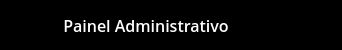
     <widget class="QFrame" name="main_header">
      <property name="maximumSize">
       <size>
        <width>16777215</width>
        <height>50</height>
       </size>
      </property>
      <property name="styleSheet">
       <string notr="true">QFrame{
	border-bottom: 1px solid #000;
	
	background-color: rgb(0, 0, 0);
}</string>
      </property>
      <property name="frameShape">
       <enum>QFrame::WinPanel</enum>
      </property>
      <property name="frameShadow">
       <enum>QFrame::Raised</enum>
      </property>
      <layout class="QHBoxLayout" name="horizontalLayout_2">
       <property name="spacing">
        <number>0</number>
       </property>
       <property name="leftMargin">
        <number>0</number>
       </property>
       <property name="topMargin">
        <number>0</number>
       </property>
       <property name="rightMargin">
        <number>0</number>
       </property>
       <property name="bottomMargin">
        <number>0</number>
       </property>
       <item>
        <widget class="QFrame" name="tittle_bar_container">
         <property name="frameShape">
          <enum>QFrame::StyledPanel</enum>
         </property>
         <property name="frameShadow">
          <enum>QFrame::Raised</enum>
         </property>
         <layout class="QHBoxLayout" name="horizontalLayout_5">
          <property name="spacing">
           <number>0</number>
          </property>
          <property name="leftMargin">
           <number>0</number>
          </property>
          <property name="topMargin">
           <number>0</number>
          </property>
          <property name="rightMargin">
           <number>0</number>
          </property>
          <property name="bottomMargin">
           <number>0</number>
          </property>
          <item>
           <widget class="QFrame" name="left_menu_toggle">
            <property name="minimumSize">
             <size>
              <width>50</width>
              <height>0</height>
             </size>
            </property>
            <property name="maximumSize">
             <size>
              <width>50</width>
              <height>16777215</height>
             </size>
            </property>
            <property name="styleSheet">
             <string notr="true">QFrame{
	background-color: #000;
}
QPushButton{
	padding: 5px 10px;
	border: none;
	border-radius: 5px;
	background-color: #000;
	color: #fff;
}
QPushButton:hover{
	background-color: rgb(0, 92, 157);
}</string>
            </property>
            <property name="frameShape">
             <enum>QFrame::StyledPanel</enum>
            </property>
            <property name="frameShadow">
             <enum>QFrame::Raised</enum>
            </property>
            <layout class="QHBoxLayout" name="horizontalLayout_4">
             <property name="spacing">
              <number>0</number>
             </property>
             <property name="leftMargin">
              <number>0</number>
             </property>
             <property name="topMargin">
              <number>0</number>
             </property>
             <property name="rightMargin">
              <number>0</number>
             </property>
             <property name="bottomMargin">
              <number>0</number>
             </property>
            </layout>
           </widget>
          </item>
          <item>
           <widget class="QFrame" name="tittle_bar">
            <property name="styleSheet">
             <string notr="true">QLabel{
	color: #fff;
}</string>
            </property>
            <property name="frameShape">
             <enum>QFrame::StyledPanel</enum>
            </property>
            <property name="frameShadow">
             <enum>QFrame::Raised</enum>
            </property>
            <layout class="QVBoxLayout" name="verticalLayout_9">
             <item>
              <widget class="QLabel" name="label_6">
               <property name="font">
                <font>
                 <family>Open Sans Semibold</family>
                 <pointsize>12</pointsize>
                </font>
               </property>
               <property name="text">
                <string>Painel Administrativo</string>
               </property>
               <property name="alignment">
                <set>Qt::AlignCenter</set>
               </property>
              </widget>
             </item>
            </layout>
           </widget>
          </item>
         </layout>
        </widget>
       </item>
       <item>
        <widget class="QFrame" name="top_right_btns">
         <property name="maximumSize">
          <size>
           <width>100</width>
           <height>16777215</height>
          </size>
         </property>
         <property name="styleSheet">
          <string notr="true">QPushButton{
	border-radius: 5px;
}
QPushButton:hover{
	background-color: rgb(0, 92, 157);
}</string>
         </property>
         <property name="frameShape">
          <enum>QFrame::StyledPanel</enum>
         </property>
         <property name="frameShadow">
          <enum>QFrame::Raised</enum>
         </property>
         <layout class="QHBoxLayout" name="horizontalLayout_3">
          <property name="spacing">
           <number>10</number>
          </property>
          <property name="leftMargin">
           <number>0</number>
          </property>
          <property name="topMargin">
           <number>0</number>
          </property>
          <property name="rightMargin">
           <number>0</number>
          </property>
          <property name="bottomMargin">
           <number>0</number>
          </property>
          <item>
           <widget class="QPushButton" name="restoreButton">
            <property name="cursor">
             <cursorShape>PointingHandCursor</cursorShape>
            </property>
            <property name="text">
             <string/>
            </property>
            <property name="icon">
             <iconset>
              <normaloff>:/icons/icons/cil-window-maximize.png</normaloff>:/icons/icons/cil-window-maximize.png</iconset>
            </property>
            <property name="iconSize">
             <size>
              <width>24</width>
              <height>24</height>
             </size>
            </property>
           </widget>
          </item>
          <item>
           <widget class="QPushButton" name="minimizeButton">
            <property name="cursor">
             <cursorShape>PointingHandCursor</cursorShape>
            </property>
            <property name="text">
             <string/>
            </property>
            <property name="icon">
             <iconset>
              <normaloff>:/icons/icons/cil-minus.png</normaloff>:/icons/icons/cil-minus.png</iconset>
            </property>
            <property name="iconSize">
             <size>
              <width>24</width>
              <height>24</height>
             </size>
            </property>
           </widget>
          </item>
          <item>
           <widget class="QPushButton" name="closeButton">
            <property name="cursor">
             <cursorShape>PointingHandCursor</cursorShape>
            </property>
            <property name="text">
             <string/>
            </property>
            <property name="icon">
             <iconset>
              <normaloff>:/icons/icons/cil-x.png</normaloff>:/icons/icons/cil-x.png</iconset>
            </property>
            <property name="iconSize">
             <size>
              <width>24</width>
              <height>24</height>
             </size>
            </property>
           </widget>
          </item>
         </layout>
        </widget>
       </item>
      </layout>
     </widget>
